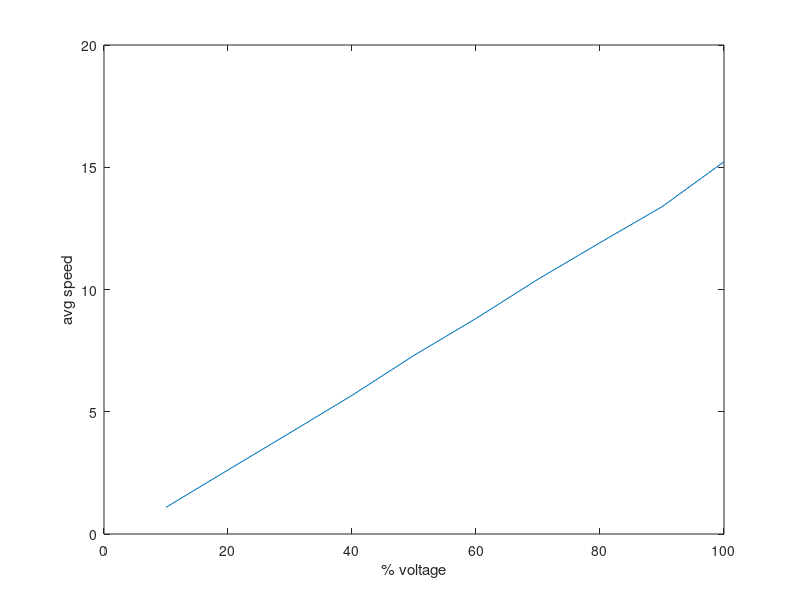

This chart was generated by the following MATLAB code:
%J Barrett Chesebrough
%ECE 456-602
%HW 1
%% Problem 1
clc; 

uft=[1 2 3 4 5 6 7 8];
u=30.48.*uft;

y=[30.3 61.4 91.7 121.8 152.7 184.3 214.7 244.2; 
   30.3 61.4 91.7 121.9 152.7 183.9 214.2 245.5];

plot(u,y); 
xlabel('actual distance'); 
ylabel('measured distance'); 

y1=y(1,:);
y2=y(2,:); 

y1Diff=abs(y1-u); 
y1MaxErr=max(y1Diff);       %(b)maximal error:1.42 @6ft 

y1Err=y1Diff./u;
y1RelMaxErr=max(y1Err);     %(e)maximal relative error:0.0078 @6ft

y2Diff=abs(y2-u); 
y2MaxErr=max(y2Diff);       %(c)maximal error:1.66 @8ft

y2Err=y2Diff./u;
y2RelMaxErr=max(y2Err);     %(f) maximal relative error:0.0072 @2ft

yDiff=[y1Diff; y2Diff];
plot(u,yDiff);              %(d) error plot 
xlabel('actual distance');
ylabel('error'); 

%% Problem 2
clc; 
format short;

v=[10 20 30 40 50 60 70 80 90 100];
w=[1.05 2.56 4.07 5.58 7.19 8.66 10.27 11.77 13.26 15.03;
   1.13 2.68 4.21 5.76 7.42 8.97 10.57 12.06 13.51 15.42];
for i = 1:10
    wAvg(1,i)=(w(1,i)+w(2,i))/2; 
end

plot(v,wAvg);
xlabel('% voltage');
ylabel('avg speed'); 


